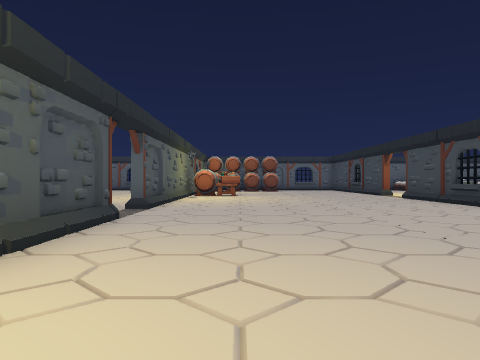
[1] (above)

24 first-person views from a walk through a Unity game level. The camera is 1.2 m above the floor, looks level and sees 70° across. The floor is counted in squares, 2 m on a side. Each view is taken from the middle of a square. On the plan, view 1 faces up. The plan holds only what a view shows up to about 10 squares ahead; the rest is blank. The place goes on beyond the plan. The player character is not drawn. Some animated figures are left out.

[2]
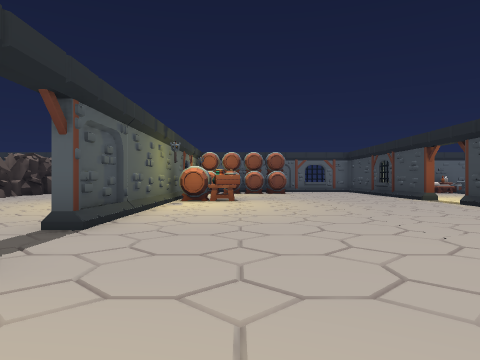

[3]
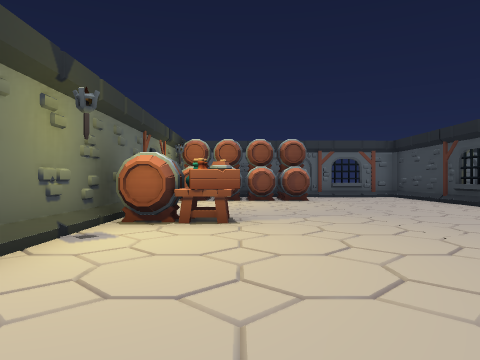

[4]
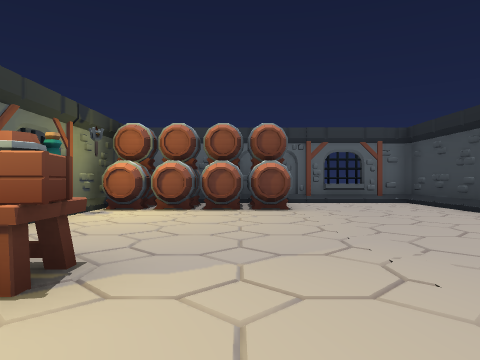

[5]
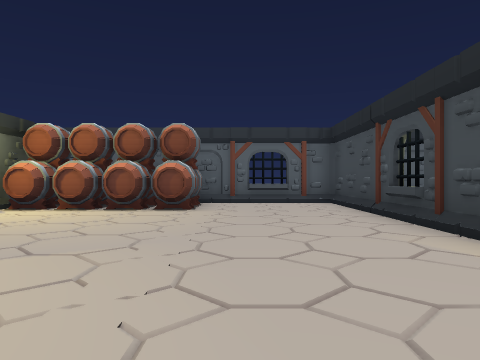

[6]
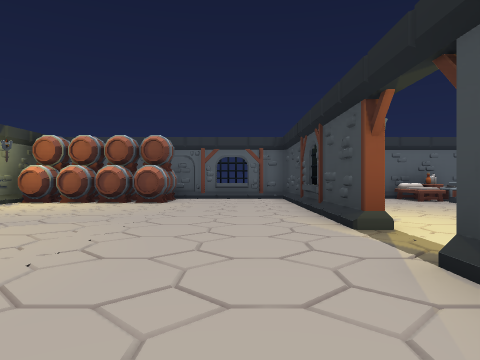

[7]
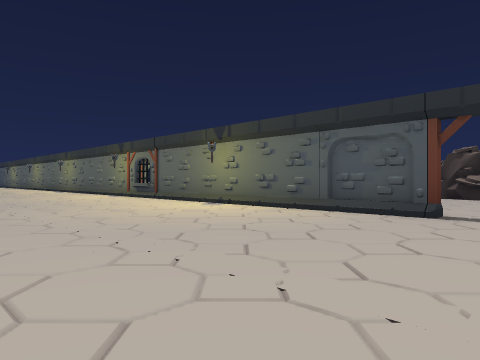

[8]
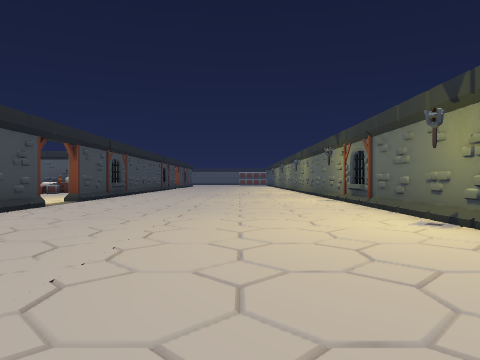

[9]
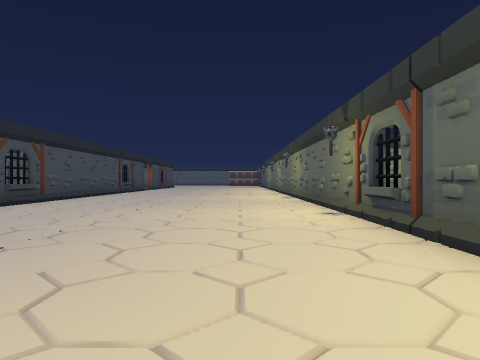

[10]
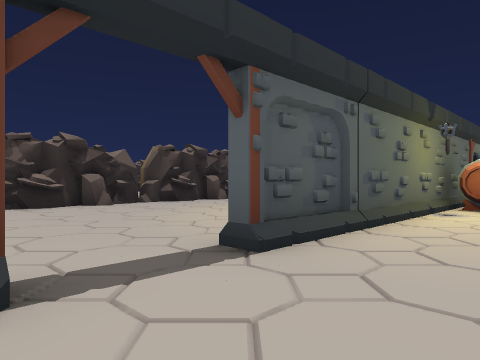

[11]
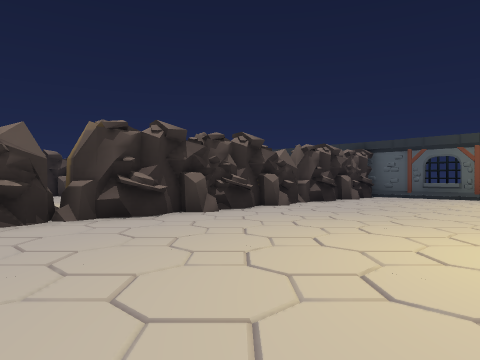

[12]
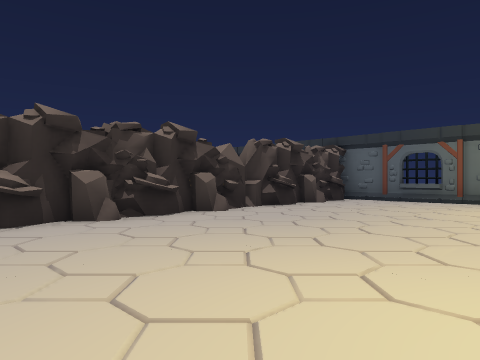

[13]
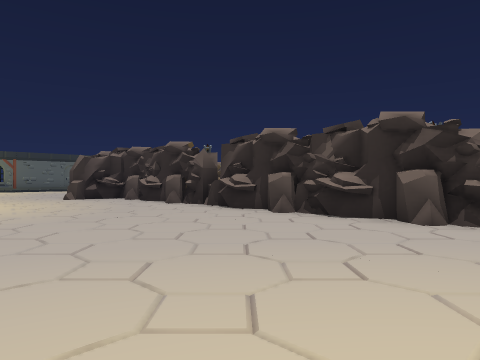

[14]
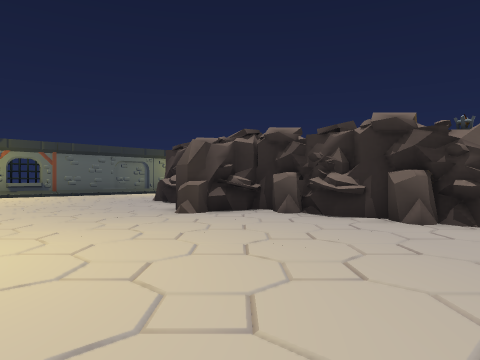

[15]
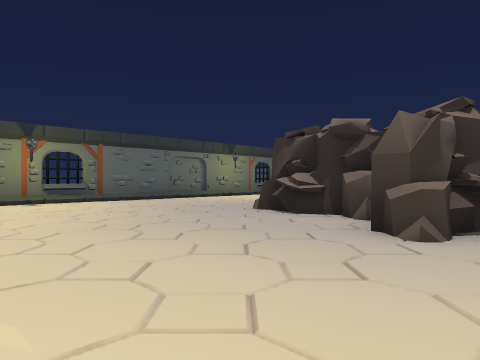

[16]
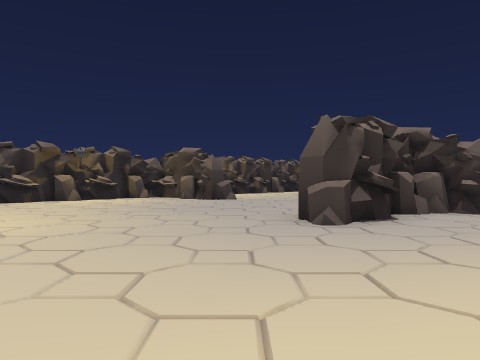

[17]
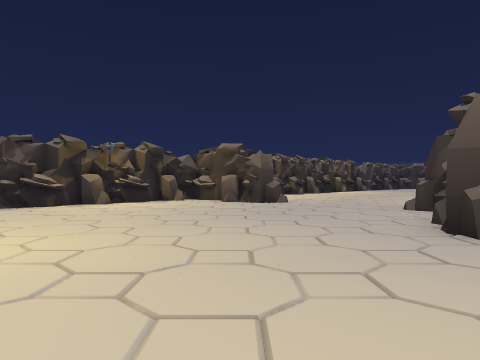

[18]
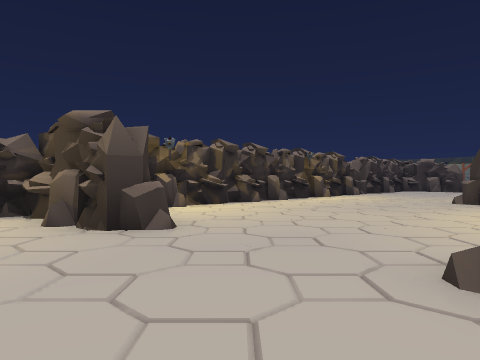

[19]
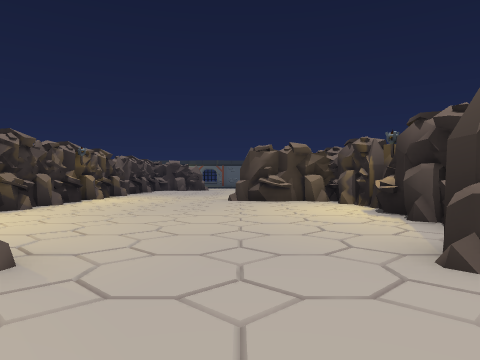

[20]
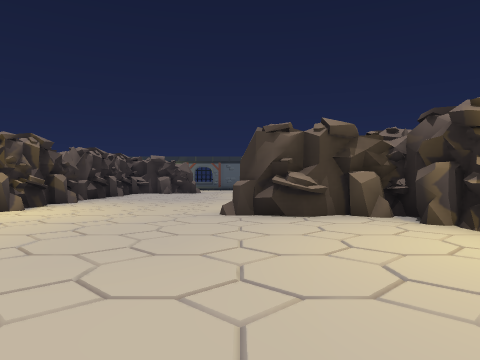

[21]
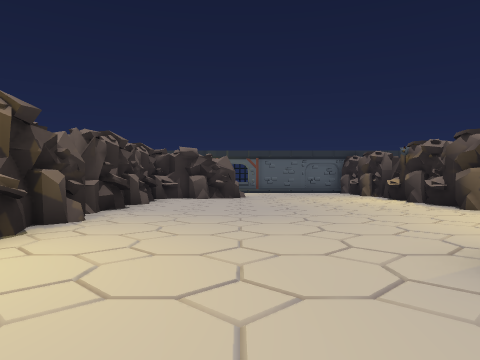

[22]
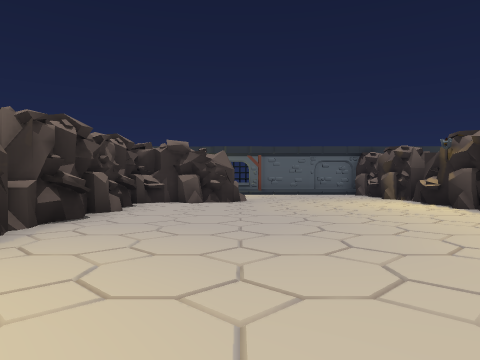

[23]
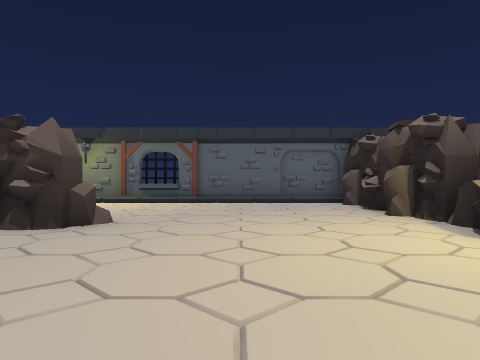

[24]
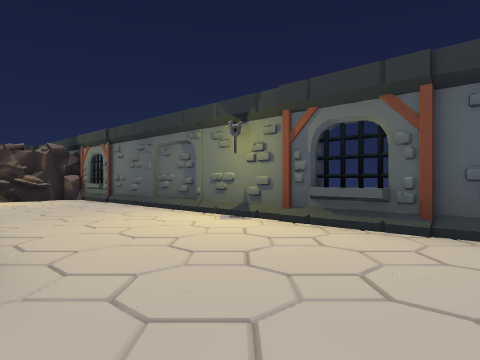

### Floor plan
Key: @ floor where view 1 was taken; # wall or solid block; . main floor; : floor 0.25 m higher than the main floor; / step, stairs or slope; = window, fence, low wall or low ledge; ^ raised ledge; T thing the floor can be seen under or through; B bed; O other object.
Columns run from 23 left of view 1 to 10 right of it. Each row starts with its distance up from view 1.
 20  ^###/#######/#####    ####^##//
 19 #.............#^...  #OOOO..TT .BB
 18 #.............##.... #OOOO..T. ..O
 17    ...........##.... #......T....O
 16       ###:....#..... ^......=...
 15       #.#.....##....  ......TT..
 14       #.......#..... #......TT.
 13       #.......#^.....#OO.......
 12       #.......##.....#........
 11       #.......#^.....#......#
 10       #.......##.....#......#.
  9       #.......##.....#......#.
  8       #...... #......#......#.
  7       #.....  #^............
  6       #....^####............
  5       #.......##.....#......
  4       #.......##.....#......
  3       #.......#......#.....
  2       #.......##.....#.....
  1       #.......##.....#......
  0       #.......##.....#.@....
 -1       # ^....###^....#......#
 -2       ####....##.....#......#
 -3       #.......#......#........
 -4       #.......#^.... ^........
 -5       #............. #.......#
 -6       #............. #......
 -7       #............. #......#.
 -8        ............. #......##
 -9             .......  #.......#

Where each view was taken, in squares from view 1:
view 1: 0 up, 0 right, facing up
view 2: 3 up, 0 right, facing up
view 3: 8 up, 0 right, facing up
view 4: 11 up, 1 right, facing up
view 5: 11 up, 3 right, facing up
view 6: 9 up, 4 right, facing up
view 7: 7 up, 4 right, facing down-left
view 8: 5 up, 1 right, facing down
view 9: 1 up, 0 right, facing down
view 10: 5 up, 0 right, facing up-left
view 11: 8 up, 3 left, facing up-left
view 12: 10 up, 3 left, facing up-left
view 13: 10 up, 3 left, facing down-left
view 14: 4 up, 3 left, facing down-left
view 15: 0 up, 3 left, facing down-left
view 16: 9 down, 6 left, facing up-left
view 17: 9 down, 8 left, facing up-left
view 18: 4 down, 10 left, facing up-left
view 19: 4 down, 12 left, facing up
view 20: 0 up, 12 left, facing up
view 21: 4 up, 14 left, facing up
view 22: 6 up, 14 left, facing up
view 23: 11 up, 12 left, facing up
view 24: 16 up, 12 left, facing up-left
